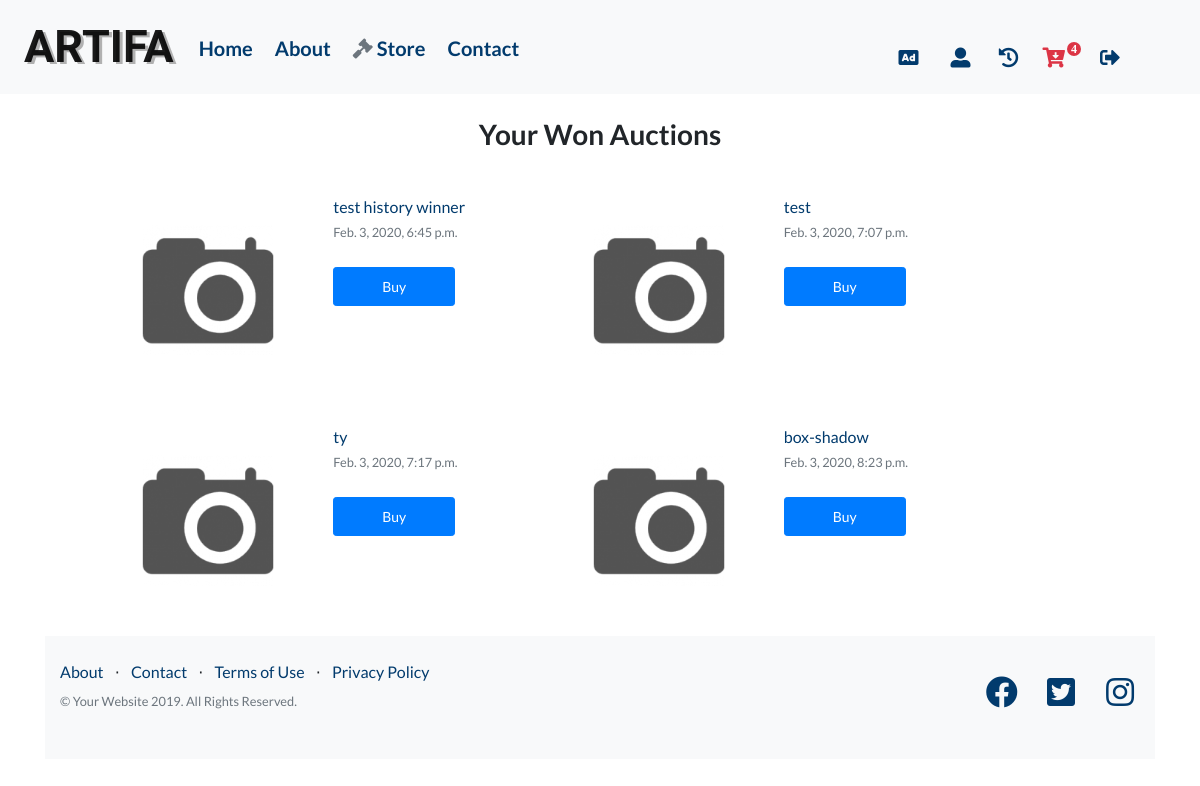
Screenshot of /profile/cart/ (signed in) with the database file from the repository.
### users/models.py (models this page shows, shortened)
class Account(models.Model):
    user = models.OneToOneField(User, on_delete=models.CASCADE)
    full_name = models.CharField(max_length=50, blank=True, null=True)
    phone_number = models.CharField(max_length=20, blank=True, null=True)
    country = models.CharField(max_length=40, blank=True, null=True)
    postcode = models.CharField(max_length=20, blank=True, null=True)
    town_or_city = models.CharField(max_length=40, blank=True, null=True)
    street_address1 = models.CharField(max_length=40, blank=True, null=True)
    street_address2 = models.CharField(max_length=40, blank=True, null=True)
    county = models.CharField(max_length=40, blank=True, null=True)
    cart = models.ForeignKey(
        Cart, on_delete=models.SET_NULL, blank=True, null=True)
    history_active = models.BooleanField(default=False)
    history_checked = models.BooleanField(default=False)
    seller_active = models.BooleanField(default=True)
    buyer_active = models.BooleanField(default=False)
    winner_active = models.BooleanField(default=False)

class Cart(models.Model):
    owner = models.CharField(max_length=100, blank=True, null=True)
    total = models.IntegerField(blank=True, null=True)

### auction_store/models.py (models this page shows, shortened)
class Bid(models.Model):
    amount = models.IntegerField(null=False, blank=False)
    date = models.DateTimeField(default=timezone.now)
    item = models.ForeignKey(Item, on_delete=models.CASCADE)
    bidder = models.ForeignKey(User, on_delete=models.CASCADE)
    @property
    def today_date(self):
        return timezone.now()

class Item(models.Model):
    image = models.ImageField(upload_to='item_pics', default='default.jpg')
    name = models.CharField(max_length=100)
    desc = models.TextField()
    price = models.IntegerField()
    start_date = models.DateTimeField(auto_now_add=True)
    end_date = models.DateTimeField(null=True, blank=True)
    in_auction = models.BooleanField(default=False)
    start_auction_price = models.IntegerField(null=True, blank=True)
    sold = models.BooleanField(default=False)
    sold_date = models.DateTimeField(default=timezone.now)
    sold_price = models.IntegerField(null=True, blank=True)
    bought_at_auction = models.BooleanField(default=False)
    seller = models.ForeignKey(User, on_delete=models.CASCADE)
    buyer = models.ForeignKey(
        User, null=True, blank=True, related_name="buyer", on_delete=models.CASCADE)
    winner = models.ForeignKey(
        User, null=True, related_name="winner", on_delete=models.CASCADE)
    cart = models.ForeignKey(
        Cart, on_delete=models.SET_NULL, blank=True, null=True)
    seller_active = models.BooleanField(default=True)
    buyer_active = models.BooleanField(default=False)
    winner_active = models.BooleanField(default=False)
    MILITARY = 'MILITARY'
    PRIVATE = 'PRIVATE'
    TOOLS = 'TOOLS'
    TREASURE = 'TREASURE'
    WRITINGS = 'WRITINGS'
    OTHER = 'OTHER'
    CATEGORY = [
        (MILITARY, 'Military'),
        (PRIVATE, 'Private'),
        (TOOLS, 'Tools'),
        (TREASURE, 'Treasure'),
        (WRITINGS, 'Writings'),
        (OTHER, 'Other'),
    ]
    category = models.CharField(
        max_length=20,
        choices=CATEGORY,
        default=OTHER,
    )
    @property
    def today_date(self):
        return timezone.now()
    @property
    def finish_date(self):
        return self.end_date

### users/views.py (the view)
# urls.py: path('profile/cart/', CartListView.as_view(), name='cart'),
class CartListView(ListView):
    model = Item
    template_name = 'users/cart.html'
    context_object_name = 'items'
    ordering = ['-end_date']
    def get_context_data(self, *args, **kwargs):
        context = super(CartListView, self).get_context_data(**kwargs)
        context['bids2'] = Bid.objects.all().order_by("-id")
        sq = Bid.objects.filter(item=OuterRef('item')).order_by(
            '-id')
        context['win_bids'] = Bid.objects.filter(bidder=self.request.user,
                                                 pk=Subquery(sq.values('pk')[:1]))
        items = Item.objects.all()
        for item in items:
            if item.finish_date != None:
                if (item.finish_date < item.today_date and
                        item.winner != None and item.cart == None):
                    the_cart = Cart.objects.get(owner=item.winner)
                    winner = Account.objects.get(user=item.winner)
                    item.cart = the_cart
                    winner.cart = the_cart
                    the_cart.total += 1
                    the_cart.save()
                    winner.save()
                    item.save()
            seller = Account.objects.get(user=item.seller)
            if seller.history_active == False:
                seller.history_checked = True
                seller.save()
        return context

### users/templates/users/cart.html (shortened to what this page needs)
{% extends 'auction_store/base.html' %}
{% block content %}
<div class="container">
 <h3 class="text-center pt-4 pb-3">Your Won Auctions</h3>
<div class="row ml-md-5 mr-md-0">
  {% for bid in win_bids %}
   {% if not bid.item.sold and bid.item.end_date < bid.today_date %}
    <div class="col-12 col-md-5 m-1">
     <section class="media content-section row p-3">
      <img class="img-fluid col-6 pl-0" src="{{ bid.item.image.url }}">
       <div class="media-body col-6 mb-0">
        <div class="section-metadata">
         <a class="mr-2 artifact" href="{% url 'item-detail' bid.item.id %}">{{ bid.item.name }}</a>
         <p class="mb-0"><small class="text-muted">{{ bid.date }}</small></p>
         <div>
          <a class="btn btn-primary btn-sm mt-1 mb-1 px-5 mt-md-4 py-md-2" href="{% url 'payment' bid.item.id %}">Buy</a>
         </div>
        </div>
       </div>
     </section>
    </div>
   {% endif %}
  {% endfor %}
 </div>
{% endblock %}

### auction_store/templates/auction_store/base.html (shortened to what this page needs)
{% load static %}
<!DOCTYPE html>
<html lang="en">
<head>
    <link rel="stylesheet" href="https://use.fontawesome.com/releases/v5.10.2/css/all.css"
>
    <link href="{% static 'bootstrap/bootstrap.min.css' %}" rel="stylesheet">
    <link href="{% static 'css/main.css' %}" rel="stylesheet">
</head>
<body>
 <nav class="navbar navbar-expand-lg navbar-light bg-light static-top pl-4 pr-4">
  <a class="navbar-brand font-weight-bold" href="{% url 'auction_store-home' %}">ARTIFA</a>
   <div class="collapse navbar-collapse" id="navbarSupportedContent">
    <ul class="navbar-nav mr-auto">
     <li class="nav-item active">
      <a class="nav-item btn btn-link pl-0 pl-md-2 pt-md-2 font-weight-bolder"
      href="{% url 'auction_store-home' %}">Home
      </a>
     </li>
     <li class="nav-item">
      <a class="nav-item btn btn-link pl-0 pl-md-2 pt-md-2 font-weight-bolder"
      href="{% url 'auction_store-home' %}">About
      </a>
     </li>
     <li class="nav-item">
      <a class="nav-item btn btn-link pl-0 pl-md-2 pt-md-2 font-weight-bolder active"
      href="{% url 'auction_store-store' %}"><i class="fas fa-gavel text-muted pr-1"></i>Store
      </a>
     </li>
     <li class="nav-item">
      <a class="nav-item btn btn-link pl-0 pl-md-2 pt-md-2 font-weight-bolder"
      href="{% url 'auction_store-store' %}">Contact
      </a>
     </li>
    </ul>
    <ul class="navbar-nav pr-4 pt-3">
     {% if user.is_authenticated %}
      <li class="nav-item pt-md-1 px-lg-3">
       <a class="nav-link" href="{% url 'item-create' %}" role="button"
       data-toggle="tooltip" data-placement="bottom" title="Sell">
       <i class="nav-item fas fa-ad"></i>
       </a>
      </li>
      <li class="nav-item pt-md-1 pr-md-1">
        <a class="nav-link" href="{% url 'profile' %}" id="navbarDropdown" role="button"
        data-toggle="tooltip" data-placement="bottom" title="Your Account"
        aria-haspopup="true" aria-expanded="false">
            <i class="nav-item fas fa-user-alt"></i>
        </a>
      </li>
      <li class="nav-item pt-md-1 px-lg-2">
        <a class="nav-link" href="{% url 'history' %}"
        role="button" data-toggle="tooltip"
        data-placement="bottom" title="History">
        {% if user.account.history_active %}
         <i class="nav-item fas fa-history text-danger"></i>
        {% else %}
         <i class="nav-item fas fa-history"></i>
        {% endif %}
        </a>
      </li>
      {% if user.account.cart.total > 0 %}
      <li class="nav-item pt-md-1">
        <a class="nav-link badge-link" href="{% url 'cart' %}" role="button"
        data-toggle="tooltip" data-placement="bottom" title="Cart">
        <i class="fas fa-cart-arrow-down text-danger">
          <span class="badge badge-cart badge-danger">{{ user.account.cart.total }}</span>
        </i>
        </a>
      </li>
      {% endif %}
      <li class="nav-item pt-md-1 pr-md-4">
        <a class="nav-link" href="{% url 'logout' %}" role="button"
        data-toggle="tooltip" data-placement="bottom" title="Logout">
            <i class="nav-item fas fa-sign-out-alt"></i>
        </a>
      </li>
    {% endif %}
    </ul>
   </div>
 </nav>
  {% block content %}
  {% endblock %}
<footer class="footer bg-light py-4">
 <div class="container">
  <div class="row">
   <div class="col-lg-6 h-100 text-center text-lg-left my-auto pb-md-4">
    <ul class="list-inline mb-2">
     <li class="list-inline-item">
      <a href="#">About</a>
     </li>
     <li class="list-inline-item">&sdot;</li>
     <li class="list-inline-item">
      <a href="#">Contact</a>
     </li>
     <li class="list-inline-item">&sdot;</li>
     <li class="list-inline-item">
      <a href="#">Terms of Use</a>
     </li>
     <li class="list-inline-item">&sdot;</li>
     <li class="list-inline-item">
      <a href="#">Privacy Policy</a>
     </li>
    </ul>
    <p class="text-muted small mb-4 mb-lg-0">
    &copy; Your Website 2019. All Rights Reserved.
    </p>
   </div>
   <div class="col-lg-6 h-100 text-center text-lg-right my-auto pb-md-2">
    <ul class="list-inline mb-0">
     <li class="list-inline-item mr-3">
      <a href="#">
      <i class="fab fa-facebook fa-2x fa-fw"></i>
      </a>
     </li>
     <li class="list-inline-item mr-3">
      <a href="#">
      <i class="fab fa-twitter-square fa-2x fa-fw"></i>
      </a>
     </li>
     <li class="list-inline-item">
      <a href="#">
      <i class="fab fa-instagram fa-2x fa-fw"></i>
      </a>
     </li>
    </ul>
   </div>
  </div>
 </div>
</footer>
</body>
</html>

### auction_store/static/css/main.css (style rules this page uses)
body { font-family: 'Lato', 'Helvetica Neue', Helvetica, Arial, sans-serif; }
h1, h2, h3, h4, h5, h6 { font-family: 'Lato', 'Helvetica Neue', Helvetica, Arial, sans-serif; font-weight: 700; }
.navbar-brand { font-family: 'IM Fell Great Primer SC', serif; font-size: 45px; text-shadow: 3px 2px #b1b1b1; }
.nav-item { color: rgba(2, 59, 109, 1); font-size: 20px; }
.badge-cart { font-size: 12px; padding: 1px 4px; border-radius: 50%; position: relative; bottom: 12px; left: -3px; }
footer.footer { padding-top: 4rem; padding-bottom: 4rem; }
a { color: #023b6d; text-decoration: none; }

### rows the page displays
Bid: item.image (placeholder picture), item.name "test history winner", date "Feb. 3, 2020, 6:45 p.m."
Bid: item.image (placeholder picture), item.name "test", date "Feb. 3, 2020, 7:07 p.m."
Bid: item.image (placeholder picture), item.name "ty", date "Feb. 3, 2020, 7:17 p.m."
Bid: item.image (placeholder picture), item.name "box-shadow", date "Feb. 3, 2020, 8:23 p.m."

### other values shown
{{ user.account.cart.total }} "4"
